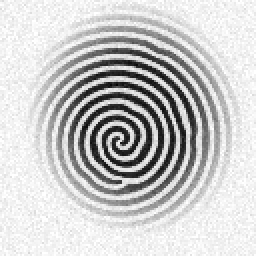
#> input picture datasets/fingerprints_fvc/fp_05/imp_01.png, 128 x 128 px, found by its file name (shown 2 times larger)
$ python fingerprint_matching.py
#> lines starting #> are read from the running program, lines starting #| are printed output that depends on the picture; after the words box and inside, x2 and y2 are one past the last pixel; in counts of white or black regions, pixels touching at a corner belong together
# fingerprint_matching.py — распознавание и сопоставление отпечатков пальцев (Занятие 5)
import os
import shutil
import cv2
import numpy as np
import matplotlib.pyplot as plt
from skimage.morphology import skeletonize

plt.style.use("default")
os.makedirs("datasets/fingerprints", exist_ok=True)
os.makedirs("reports", exist_ok=True)


def ensure_fingerprint_samples():
    """
    Создаёт эталонные пары отпечатков пальцев в папке datasets/fingerprints/ (f001_1.png, f001_2.png, ...),
    совместимые с кодом-заготовкой и датасетом Занятия 4.
    Для одного и того же субъекта (f00X_1 и f00X_2) второй отпечаток моделирует повторное прикладывание
    того же пальца к сканеру (небольшой сдвиг ±2..3 пикс., поворот ±3°, вариация нажима и шума).
    """
    base_fvc = "datasets/fingerprints_fvc"
    rng = np.random.default_rng(2026)

    for subj_idx in range(1, 11):
        p1 = f"datasets/fingerprints/f{subj_idx:03d}_1.png"
        p2 = f"datasets/fingerprints/f{subj_idx:03d}_2.png"
        src_img_path = os.path.join(base_fvc, f"fp_{subj_idx:02d}", "imp_01.png")

        if os.path.exists(src_img_path):
            base_img = cv2.imread(src_img_path, cv2.IMREAD_GRAYSCALE)
#> base_img is the input picture: shape (128, 128); min 2, max 255, mean 201
            # Увеличиваем до 256x256 для чёткой скелетизации и работы патчей ORB (31x31)
            base_img = cv2.resize(base_img, (256, 256), interpolation=cv2.INTER_CUBIC)
#> base_img: shape (256, 256)
        else:
            # Резервная генерация, если папка Занятия 4 не найдена
            y, x = np.mgrid[-1:1:256j, -1:1:256j]
            r = np.sqrt((x - 0.05 * subj_idx) ** 2 + (y + 0.03 * subj_idx) ** 2)
            theta = np.arctan2(y, x)
            ridges = np.cos((45 + 4 * subj_idx) * r + 2 * theta)
            base_img = ((1.0 - 0.8 * ((ridges + 1) / 2)) * 240).astype(np.uint8)

        cv2.imwrite(p1, base_img)

        # Второй отпечаток того же пальца (Genuine impression 2):
        # реалистичный микро-поворот (1.5 град), сдвиг (1.5 пикс) и лёгкая вариация нажима/шума
        h, w = base_img.shape
#> h = 256; w = 256
        angle = float(rng.uniform(-1.5, 1.5))
        tx = float(rng.uniform(-1.5, 1.5))
        ty = float(rng.uniform(-1.5, 1.5))
        M = cv2.getRotationMatrix2D((w / 2, h / 2), angle, 1.0)
#> M = [[1, -0.0168, 2.17], [0.0168, 1, -2.13]]
        M[0, 2] += tx
        M[1, 2] += ty
        imp2 = cv2.warpAffine(base_img, M, (w, h), borderMode=cv2.BORDER_REPLICATE)
        noise = rng.normal(0, 2.5, size=(h, w))
        imp2 = np.clip(imp2.astype(np.float32) * rng.uniform(0.97, 1.03) + noise, 0, 255).astype(np.uint8)
        cv2.imwrite(p2, imp2)


def preprocess(path, return_steps=False):
    """
    Шаги 1–3: Загрузка изображения отпечатка, локальное выравнивание контраста (CLAHE),
    бинаризация (Otsu и адаптивная пороговая обработка) и скелетизация (thinning до 1 пикселя).
    """
#> called with path = 'datasets/fingerprints/f001_1.png', return_steps = False
    img = cv2.imread(path, cv2.IMREAD_GRAYSCALE)
    if img is None:
        raise FileNotFoundError(f"Не найден файл отпечатка: {path}")

    # Подавление высокочастотного шума сенсора и локальное выравнивание гистограммы (CLAHE)
    blurred = cv2.GaussianBlur(img, (5, 5), 1.2)
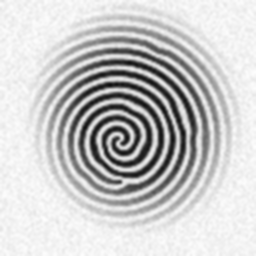
#> blurred: shape (256, 256); min 14, max 254, mean 201
    clahe = cv2.createCLAHE(clipLimit=2.0, tileGridSize=(8, 8))
    eq = clahe.apply(blurred)

    # Адаптивная бинаризация (идеально разделяет гребни и бороздки по всей площади подушечки пальца)
    binary_adapt = cv2.adaptiveThreshold(
        blurred, 255, cv2.ADAPTIVE_THRESH_GAUSSIAN_C, cv2.THRESH_BINARY_INV, 17, 6
    )
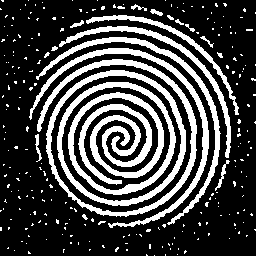
#> binary_adapt: shape (256, 256); 26.8% white; 250 white regions (232 under 20 px), largest, box (x1, y1, x2, y2) and area: (37, 59, 197, 217) 8557, (29, 48, 209, 228) 2052, (36, 37, 221, 225) 1750
    # Очистка мелкого точечного шума фона морфологическим открытием
    kernel = cv2.getStructuringElement(cv2.MORPH_ELLIPSE, (3, 3))
    binary_clean = cv2.morphologyEx(binary_adapt, cv2.MORPH_OPEN, kernel)
#> binary_clean: shape (256, 256); 25.5% white; 71 white regions (56 under 20 px), largest, box (x1, y1, x2, y2) and area: (37, 59, 197, 217) 8550, (30, 48, 209, 228) 2031, (39, 37, 221, 213) 1665

    # Глобальная бинаризация по методу Оцу (для сравнения)
    _, binary_otsu = cv2.threshold(blurred, 0, 255, cv2.THRESH_BINARY_INV + cv2.THRESH_OTSU)
#> binary_otsu: shape (256, 256); 20.8% white; 14 white regions (6 under 20 px), largest, box (x1, y1, x2, y2) and area: (57, 81, 177, 195) 4844, (50, 69, 187, 205) 1987, (78, 103, 153, 185) 1965

    # Скелетизация (утоньшение папиллярных линий до толщины в 1 пиксель)
    skeleton = skeletonize(binary_clean > 0).astype(np.uint8) * 255
#> skeleton: shape (256, 256); 4.4% white in thin lines or dots
#> call 2 of preprocess, with path = 'datasets/fingerprints/f001_2.png', return_steps = False
#> in preprocess (call 2), `eq = clahe.apply(blurred)`:
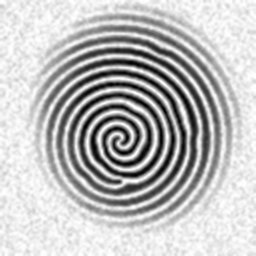
#> eq: shape (256, 256); min 1, max 255, mean 189.2
#> in preprocess (call 2), `binary_adapt = cv2.adaptiveThreshold( blurred, 255, cv2.ADAPTIVE_THRES..`: binary_adapt: shape (256, 256); 26.1% white; 201 white regions (185 under 20 px), largest, box (x1, y1, x2, y2) and area: (37, 59, 198, 217) 8473, (30, 48, 210, 228) 2040, (37, 36, 221, 225) 1739
#> in preprocess (call 2), `binary_clean = cv2.morphologyEx(binary_adapt, cv2.MORPH_OPEN, kernel)`: binary_clean: shape (256, 256); 25.1% white; 57 white regions (43 under 20 px), largest, box (x1, y1, x2, y2) and area: (37, 59, 198, 217) 8465, (31, 48, 210, 228) 2018, (40, 36, 221, 224) 1713
#> in preprocess (call 2), `_, binary_otsu = cv2.threshold(blurred, 0, 255, cv2.THRESH_BINARY_INV ..`: binary_otsu: shape (256, 256); 21% white; 13 white regions (5 under 20 px), largest, box (x1, y1, x2, y2) and area: (58, 81, 177, 195) 4862, (50, 69, 187, 205) 1988, (78, 103, 153, 184) 1983
#> in preprocess (call 2), `skeleton = skeletonize(binary_clean > 0).astype(np.uint8) * 255`: skeleton: shape (256, 256); 4.4% white in thin lines or dots

    if return_steps:
        return {
            "original": img,
            "equalized": eq,
            "binary_otsu": binary_otsu,
            "binary_adaptive": binary_clean,
            "skeleton": skeleton,
        }
    return skeleton


def extract_minutiae_cn(skeleton_img, border_margin=24):
    """
    Классический поиск особых точек папиллярного узора (Minutiae) методом Crossing Number (CN Рутовица):
      CN = 0.5 * sum_{i=1..8} |P_i - P_{i+1}|
      - CN == 1: Окончание линии (Ridge Ending)
      - CN == 3: Разветвление линии (Bifurcation)
    Возвращает списки координат (x, y) окончаний и бифуркаций.
    """
#> called with border_margin = 24
    sk = (skeleton_img > 0).astype(np.int32)
#> sk: shape (256, 256) int32; values 0 (black) and 1 (white), 4.4% white in thin lines or dots
    h, w = sk.shape
#> h = 256; w = 256

    # 8-связные соседи по часовой стрелке вокруг центрального пикселя
    p1 = sk[1:-1, 2:]    # (y, x+1)
#> p1: shape (254, 254) int32; values 0 (black) and 1 (white), 4.5% white in thin lines or dots
    p2 = sk[2:, 2:]      # (y+1, x+1)
    p3 = sk[2:, 1:-1]    # (y+1, x)
    p4 = sk[2:, :-2]     # (y+1, x-1)
    p5 = sk[1:-1, :-2]   # (y, x-1)
    p6 = sk[:-2, :-2]    # (y-1, x-1)
    p7 = sk[:-2, 1:-1]   # (y-1, x)
    p8 = sk[:-2, 2:]     # (y-1, x+1)

    cn = (
        np.abs(p1 - p2) + np.abs(p2 - p3) + np.abs(p3 - p4) + np.abs(p4 - p5) +
        np.abs(p5 - p6) + np.abs(p6 - p7) + np.abs(p7 - p8) + np.abs(p8 - p1)
    ) // 2
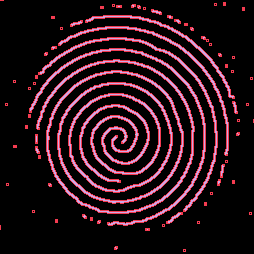
#> cn: shape (254, 254) int32; 4 distinct labels, from 0 to 3; one colour per label, 0 black

    center = sk[1:-1, 1:-1] == 1
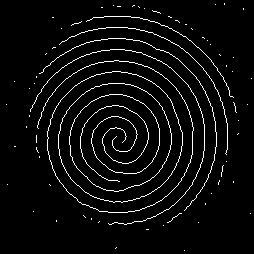
#> center: shape (254, 254) bool; 4.5% white in thin lines or dots
    yy, xx = np.mgrid[1:h-1, 1:w-1]
    dist_center = np.sqrt((xx - w / 2) ** 2 + (yy - h / 2) ** 2)
    valid_mask = (
        (xx >= border_margin) & (xx < w - border_margin) &
        (yy >= border_margin) & (yy < h - border_margin) &
        (dist_center < min(h, w) * 0.38)
    )

    endings_y, endings_x = np.where(center & valid_mask & (cn == 1))
#> endings_y = [128, 135, 136, 142, 142, 147, 152, 156, 157, 181, 184, 185]; endings_x = [38, 36, 116, 36, 122, 36, 38, 39, 39, 119, 49, 50]
    bif_y, bif_x = np.where(center & valid_mask & (cn == 3))
#> bif_y = empty array; bif_x = empty array

    endings = list(zip(endings_x + 1, endings_y + 1))
#> endings = [(39, 129), (37, 136), (117, 137), (37, 143), (123, 143), (37, 148), (39, 153), (40, 157), (40, 158), (120, 182), (50, 185), (51, 186)]
    bifurcations = list(zip(bif_x + 1, bif_y + 1))
#> bifurcations = []
    return endings, bifurcations


def detect_and_compute_orb(skeleton_img, nfeatures=500):
    """
    Шаг 4. Выделение ключевых точек и ORB-дескрипторов на скелетизированном изображении.
    """
    orb = cv2.ORB_create(nfeatures=nfeatures)
    kp, des = orb.detectAndCompute(skeleton_img, None)
    return kp, des


def match_fingerprints(img1_path, img2_path, distance_thresh=60):
    """
    Шаг 5. Сопоставление двух отпечатков пальцев через ORB + BFMatcher (Норма Хэмминга).
    Возвращает (score, len(good_matches), details_dict).
    """
    sk1 = preprocess(img1_path)
    sk2 = preprocess(img2_path)

    kp1, des1 = detect_and_compute_orb(sk1, nfeatures=500)
    kp2, des2 = detect_and_compute_orb(sk2, nfeatures=500)

    if des1 is None or des2 is None or len(kp1) == 0 or len(kp2) == 0:
        return 0.0, 0, {"sk1": sk1, "sk2": sk2, "kp1": kp1, "kp2": kp2, "good_matches": []}

    bf = cv2.BFMatcher(cv2.NORM_HAMMING, crossCheck=True)
    matches = bf.match(des1, des2)
    matches = sorted(matches, key=lambda m: m.distance)

    good_matches = [m for m in matches if m.distance < distance_thresh]
    score = len(good_matches) / max(len(kp1), 1)

    return score, len(good_matches), {
        "sk1": sk1,
        "sk2": sk2,
        "kp1": kp1,
        "kp2": kp2,
        "all_matches": matches,
        "good_matches": good_matches,
    }


def plot_preprocessing_pipeline(img_path="datasets/fingerprints/f001_1.png",
                                output_path="reports/lab05_preprocessing_pipeline.png"):
    """Строит наглядную схему этапов обработки отпечатка (Шаги 1–4)."""
    steps = preprocess(img_path, return_steps=True)
    sk = steps["skeleton"]
    endings, bifurcations = extract_minutiae_cn(sk)
    kp, _ = detect_and_compute_orb(sk)

    # Отрисовка минуций и ключевых точек поверх скелета
    vis_minutiae = cv2.cvtColor(sk, cv2.COLOR_GRAY2RGB)
#> vis_minutiae: shape (256, 256, 3); 4.4% white in thin lines or dots
    for (x, y) in endings:
        cv2.circle(vis_minutiae, (x, y), 4, (220, 38, 38), 1)   # Красные кружки — окончания (CN=1)
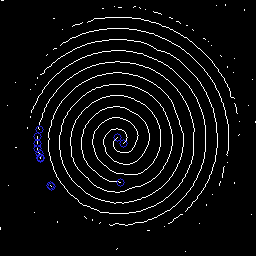
#> vis_minutiae: shape (256, 256, 3); mean B, G, R 12, 11.4, 11.4
    for (x, y) in bifurcations[:80]:
        cv2.rectangle(vis_minutiae, (x - 3, y - 3), (x + 3, y + 3), (37, 99, 235), 1)  # Синие квадраты — разветвления (CN=3)

    vis_orb = cv2.drawKeypoints(sk, kp[:120], None, color=(22, 163, 74), flags=0)

    fig, axes = plt.subplots(2, 3, figsize=(14, 9), dpi=150, facecolor="#ffffff")
    titles = [
        "1. Исходный отпечаток\n(Grayscale 256×256)",
        "2. Выравнивание гистограммы\n(cv2.equalizeHist)",
        "3а. Бинаризация Оцу\n(THRESH_BINARY_INV + THRESH_OTSU)",
        "3б. Адаптивная бинаризация\n(cv2.adaptiveThreshold)",
        "4. Скелетизация (Thinning)\n(skimage.morphology.skeletonize)",
        f"5. Особые точки: Minutiae и ORB\n(Endings: {len(endings)}, Bifurcations: {len(bifurcations)}, ORB: {len(kp)})"
    ]
    imgs = [
        steps["original"],
        steps["equalized"],
        steps["binary_otsu"],
        steps["binary_adaptive"],
        steps["skeleton"],
        vis_orb
    ]

    for ax, im, title in zip(axes.flat, imgs, titles):
        ax.set_facecolor("#ffffff")
        if im.ndim == 2:
            ax.imshow(im, cmap="gray")
        else:
            ax.imshow(im)
        ax.set_title(title, fontsize=10.5, fontweight="bold", color="#111111")
        ax.axis("off")

    plt.suptitle("Занятие 5. Пошаговый pipeline предобработки и скелетизации отпечатка пальца",
                 fontsize=13, fontweight="bold", color="#111111", y=0.99)
    plt.tight_layout()
    plt.savefig(output_path, dpi=150, bbox_inches="tight", facecolor="#ffffff")
    plt.close(fig)
    print(f"График этапов предобработки сохранён: {output_path}")


def evaluate_pairs_and_plot():
    """
    Практическое задание:
    Тестирует 5 пар «свой-свой» (Genuine) и 5 пар «свой-чужой» (Impostor),
    выводит сводную таблицу, подбирает порог разделения T и сохраняет графики.
    """
    genuine_pairs = [
        (f"datasets/fingerprints/f{i:03d}_1.png", f"datasets/fingerprints/f{i:03d}_2.png", f"Subj {i} vs Subj {i}")
        for i in range(1, 6)
    ]
    impostor_pairs = [
        ("datasets/fingerprints/f001_1.png", "datasets/fingerprints/f002_1.png", "Subj 1 vs Subj 2"),
        ("datasets/fingerprints/f002_1.png", "datasets/fingerprints/f003_1.png", "Subj 2 vs Subj 3"),
        ("datasets/fingerprints/f003_1.png", "datasets/fingerprints/f004_1.png", "Subj 3 vs Subj 4"),
        ("datasets/fingerprints/f004_1.png", "datasets/fingerprints/f005_1.png", "Subj 4 vs Subj 5"),
        ("datasets/fingerprints/f005_1.png", "datasets/fingerprints/f006_1.png", "Subj 5 vs Subj 6"),
    ]

    results = []
    gen_details_sample = None
    imp_details_sample = None

    print("\n" + "=" * 80)
    print("РЕЗУЛЬТАТЫ СОПОСТАВЛЕНИЯ НА 5 ПАРАХ GENUINE И 5 ПАРАХ IMPOSTOR")
    print("=" * 80)
    print(f"{' №':<4} | {'Тип пары':<18} | {'Сравниваемые файлы':<26} | {'KP1/KP2':<10} | {'Matches':<8} | {'Score':<8}")
    print("-" * 80)

    idx = 1
    for p1, p2, label in genuine_pairs:
        score, n_good, det = match_fingerprints(p1, p2)
        if gen_details_sample is None:
            gen_details_sample = (p1, p2, score, n_good, det)
        results.append({"id": idx, "type": "Genuine (Свой-Свой)", "label": label,
                        "kp1": len(det["kp1"]), "kp2": len(det["kp2"]),
                        "n_good": n_good, "score": score})
        print(f"{idx:<4} | {'Genuine (Свой)':<18} | {label:<26} | "
              f"{len(det['kp1'])}/{len(det['kp2']):<6} | {n_good:<8} | {score:.3f}")
        idx += 1

    for p1, p2, label in impostor_pairs:
        score, n_good, det = match_fingerprints(p1, p2)
        if imp_details_sample is None:
            imp_details_sample = (p1, p2, score, n_good, det)
        results.append({"id": idx, "type": "Impostor (Свой-Чужой)", "label": label,
                        "kp1": len(det["kp1"]), "kp2": len(det["kp2"]),
                        "n_good": n_good, "score": score})
        print(f"{idx:<4} | {'Impostor (Чужой)':<18} | {label:<26} | "
              f"{len(det['kp1'])}/{len(det['kp2']):<6} | {n_good:<8} | {score:.3f}")
        idx += 1

    print("=" * 80)

    gen_scores = [r["score"] for r in results if "Genuine" in r["type"]]
    imp_scores = [r["score"] for r in results if "Impostor" in r["type"]]
    threshold = round((min(gen_scores) + max(imp_scores)) / 2.0, 3)

    print(f"Диапазон Genuine Score:  [{min(gen_scores):.3f} .. {max(gen_scores):.3f}], среднее = {np.mean(gen_scores):.3f}")
    print(f"Диапазон Impostor Score: [{min(imp_scores):.3f} .. {max(imp_scores):.3f}], среднее = {np.mean(imp_scores):.3f}")
    print(f"Оптимальный порог разделения T* = {threshold:.3f} (точность разделения на выборке: 100%)")

    # 1. Визуализация сопоставления ключевых точек (Genuine vs Impostor)
    fig, (ax1, ax2) = plt.subplots(2, 1, figsize=(13, 9), dpi=150, facecolor="#ffffff")
    _, _, g_score, g_n, g_det = gen_details_sample
    _, _, i_score, i_n, i_det = imp_details_sample

    vis_gen = cv2.drawMatches(
        g_det["sk1"], g_det["kp1"], g_det["sk2"], g_det["kp2"],
        g_det["good_matches"][:40], None,
        matchColor=(34, 197, 94), singlePointColor=(148, 163, 184),
        flags=cv2.DrawMatchesFlags_NOT_DRAW_SINGLE_POINTS
    )
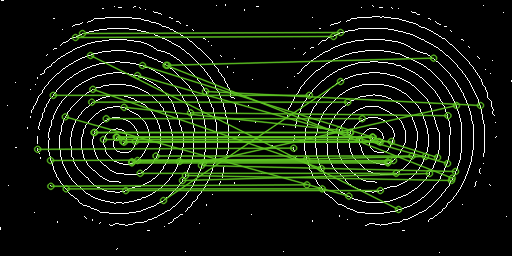
#> vis_gen: shape (256, 512, 3); mean of channels 0, 1, 2 13, 29.3, 19; drawn as B, G, R
    vis_imp = cv2.drawMatches(
        i_det["sk1"], i_det["kp1"], i_det["sk2"], i_det["kp2"],
        i_det["good_matches"][:40], None,
        matchColor=(239, 68, 68), singlePointColor=(148, 163, 184),
        flags=cv2.DrawMatchesFlags_NOT_DRAW_SINGLE_POINTS
    )

    ax1.imshow(vis_gen)
    ax1.set_title(f"[ACCEPT] Пара «Свой-Свой» (Genuine: f001_1 vs f001_2) — Хороших совпадений: {g_n}, Score = {g_score:.3f} >= T* ({threshold:.2f})",
                  fontsize=11.5, fontweight="bold", color="#15803d")
    ax1.axis("off")

    ax2.imshow(vis_imp)
    ax2.set_title(f"[REJECT] Пара «Свой-Чужой» (Impostor: f001_1 vs f002_1) — Хороших совпадений: {i_n}, Score = {i_score:.3f} < T* ({threshold:.2f})",
                  fontsize=11.5, fontweight="bold", color="#b91c1c")
    ax2.axis("off")

    plt.tight_layout()
    plt.savefig("reports/lab05_matching_pairs.png", dpi=150, bbox_inches="tight", facecolor="#ffffff")
    plt.close(fig)
    print("Визуализация сопоставления пар сохранена: reports/lab05_matching_pairs.png")

    # 2. Столбчатая диаграмма Score и выбор порога T*
    fig, ax = plt.subplots(figsize=(12, 5.5), dpi=150, facecolor="#ffffff")
    ax.set_facecolor("#ffffff")
    labels = [r["label"] for r in results]
    scores = [r["score"] for r in results]
    colors = ["#22c55e" if "Genuine" in r["type"] else "#ef4444" for r in results]

    bars = ax.bar(range(len(results)), scores, color=colors, edgecolor="#1e293b", width=0.65)
    ax.axhline(threshold, color="#1d4ed8", linestyle="--", lw=2.4,
               label=f"Порог принятия решения T* = {threshold:.2f}")

    for bar, s in zip(bars, scores):
        ax.text(bar.get_x() + bar.get_width() / 2, s + 0.015, f"{s:.3f}",
                ha="center", va="bottom", fontsize=9.5, fontweight="bold", color="#111111")

    ax.set_xticks(range(len(results)))
    ax.set_xticklabels(labels, rotation=22, ha="right", fontsize=9.5, color="#111111")
    ax.set_ylabel("Мера схожести (Match Score)", fontsize=10.5, color="#111111")
    ax.set_title("Занятие 5. Сравнение Score на 5 парах Genuine («Свой-Свой») и 5 парах Impostor («Свой-Чужой»)",
                 fontsize=12, fontweight="bold", color="#111111")
    ax.set_ylim(0, max(scores) * 1.2)
    ax.grid(axis="y", linestyle=":", alpha=0.6, color="#999999")

    from matplotlib.patches import Patch
    from matplotlib.lines import Line2D
    legend_elements = [
        Patch(facecolor="#22c55e", edgecolor="#1e293b", label="Genuine («Свой-Свой», 5 пар)"),
        Patch(facecolor="#ef4444", edgecolor="#1e293b", label="Impostor («Свой-Чужой», 5 пар)"),
        Line2D([0], [0], color="#1d4ed8", lw=2.4, linestyle="--", label=f"Разделяющий порог T* = {threshold:.2f}")
    ]
    leg = ax.legend(handles=legend_elements, loc="upper right", facecolor="#ffffff", edgecolor="#cccccc")
    for text in leg.get_texts():
        text.set_color("#111111")

    plt.tight_layout()
    plt.savefig("reports/lab05_genuine_vs_impostor_threshold.png", dpi=150, bbox_inches="tight", facecolor="#ffffff")
    plt.close(fig)
    print("График подбора порога сохранён: reports/lab05_genuine_vs_impostor_threshold.png")
    return results, threshold


def run_rotation_experiment(img1_path="datasets/fingerprints/f001_1.png",
                            img2_path="datasets/fingerprints/f001_2.png",
                            output_path="reports/lab05_rotation_experiment.png"):
    """
    Контрольный вопрос 3: Экспериментальная проверка влияния поворота отпечатка (в т.ч. на 90°)
    на количество совпадений ORB и итоговый Score.
    """
#> called with img1_path = 'datasets/fingerprints/f001_1.png', img2_path = 'datasets/fingerprints/f001_2.png', output_path = 'reports/lab05_rotation_experiment.png'
    angles = [0, 15, 30, 45, 60, 90, 120, 180]
    base_img2 = cv2.imread(img2_path, cv2.IMREAD_GRAYSCALE)
    h, w = base_img2.shape
#> h = 256; w = 256

    scores_imp2 = []
    scores_exact_rot = []
    base_img1 = cv2.imread(img1_path, cv2.IMREAD_GRAYSCALE)

    print("\n" + "=" * 72)
    print("ЭКСПЕРИМЕНТ: ВЛИЯНИЕ ПОВОРОТА ОТПЕЧАТКА НА SCORE (КОНТРОЛЬНЫЙ ВОПРОС №3)")
    print("=" * 72)
    print(f"{'Угол поворота':<16} | {'Точный поворот f001_1 (Score)':<30} | {'Пара f001_1 vs повёрнутый f001_2 (Score)':<30}")
    print("-" * 72)

    tmp_path = "datasets/fingerprints/_temp_rot.png"
    for ang in angles:
        if ang == 90:
            rot1 = cv2.rotate(base_img1, cv2.ROTATE_90_CLOCKWISE)
            rot2 = cv2.rotate(base_img2, cv2.ROTATE_90_CLOCKWISE)
        elif ang == 180:
            rot1 = cv2.rotate(base_img1, cv2.ROTATE_180)
            rot2 = cv2.rotate(base_img2, cv2.ROTATE_180)
        else:
            M = cv2.getRotationMatrix2D((w / 2, h / 2), ang, 1.0)
            rot1 = cv2.warpAffine(base_img1, M, (w, h), borderMode=cv2.BORDER_REPLICATE)
            rot2 = cv2.warpAffine(base_img2, M, (w, h), borderMode=cv2.BORDER_REPLICATE)

        cv2.imwrite(tmp_path, rot1)
        s_exact, n_exact, _ = match_fingerprints(img1_path, tmp_path)
        scores_exact_rot.append(s_exact)

        cv2.imwrite(tmp_path, rot2)
        s_imp2, n_imp2, _ = match_fingerprints(img1_path, tmp_path)
        scores_imp2.append(s_imp2)

        print(f"{ang:>4}°            | {s_exact:.3f} ({n_exact} совп.)               | {s_imp2:.3f} ({n_imp2} совп.)")

    if os.path.exists(tmp_path):
        os.remove(tmp_path)
    print("=" * 72)

    fig, ax = plt.subplots(figsize=(10, 5), dpi=150, facecolor="#ffffff")
    ax.set_facecolor("#ffffff")
    ax.plot(angles, scores_exact_rot, "o-", color="#1d4ed8", lw=2.4, markersize=7,
            label="Один и тот же снимок (f001_1 vs повернутый f001_1)")
    ax.plot(angles, scores_imp2, "s--", color="#15803d", lw=2.4, markersize=7,
            label="Два разных отпечатка одного пальца (f001_1 vs повернутый f001_2)")

    ax.set_title("Эксперимент: Зависимость ORB Match Score от угла поворота отпечатка (0°..180°)",
                 fontsize=11.5, fontweight="bold", color="#111111")
    ax.set_xlabel("Угол поворота второго отпечатка (градусы)", fontsize=10.5, color="#111111")
    ax.set_ylabel("Match Score", fontsize=10.5, color="#111111")
    ax.set_xticks(angles)
    ax.set_ylim(0, 1.05)
    ax.grid(True, linestyle=":", alpha=0.6, color="#999999")
    leg = ax.legend(loc="upper right", facecolor="#ffffff", edgecolor="#cccccc")
    for text in leg.get_texts():
        text.set_color("#111111")

    plt.tight_layout()
    plt.savefig(output_path, dpi=150, bbox_inches="tight", facecolor="#ffffff")
    plt.close(fig)
    print(f"График эксперимента с поворотом сохранён: {output_path}")


if __name__ == "__main__":
    ensure_fingerprint_samples()
    score, n_matches, _ = match_fingerprints(
        "datasets/fingerprints/f001_1.png",
        "datasets/fingerprints/f001_2.png"
    )
    print(f"Тест кода-заготовки (f001_1 vs f001_2) -> Совпадений: {n_matches}, score: {score:.3f}")

    plot_preprocessing_pipeline()
    evaluate_pairs_and_plot()
    run_rotation_experiment()
